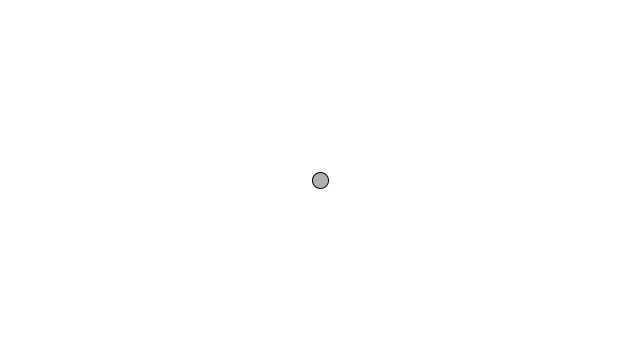
Frame 1 (no input)
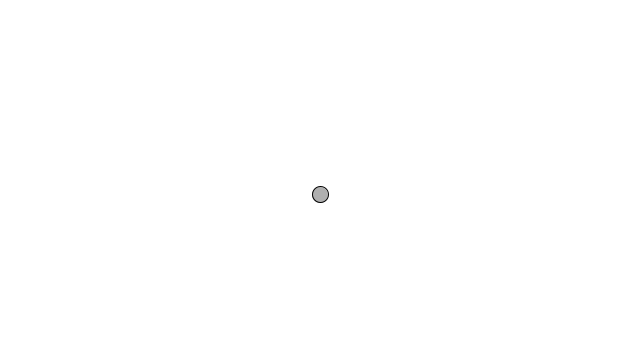
Frame 60 (the mouse pressed at the canvas centre just before this capture)
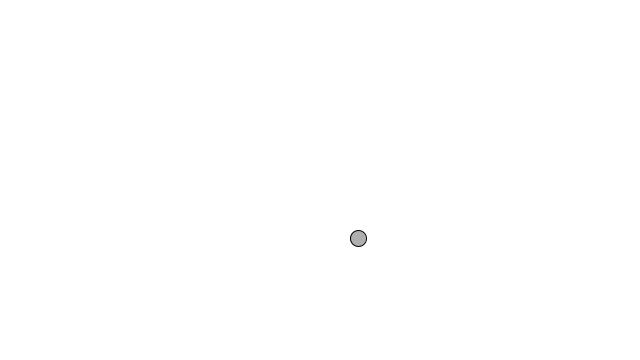
Frame 120 (the mouse held since frame 60 and released just before this capture)

The Processing sketch that drew these frames (run headless with seeded random() and noise(); from frame 60 on, the mouse is pressed at the canvas centre):

// Processing sketch: build
// ── build.pde
class Mover {

  PVector location;
  PVector velocity;
  PVector acceleration;

  Mover() {
    location = new PVector(width/2, height/2);
    velocity = new PVector(0, 0);
    acceleration = new PVector(0, 0);
  }

  void update() {
    velocity.add(acceleration);
    location.add(velocity);
    // Reset acceleration
    acceleration.mult(0);
  }

  void applyForce(PVector f) {
    // Accumulate forces
    acceleration.add(f);
  }

  void display() {
    stroke(0);
    fill(175);
    ellipse(location.x, location.y, 16, 16);
  }

  void checkEdges() {
    if (location.x > width) {
      location.x = width;
      velocity.x *= -1;
    } else if (location.x < 0) {
      location.x = 0;
      velocity.x *= -1;
    }
    if (location.y > height) {
      location.y = height;
      velocity.y *= -1;
    }
  }

}


// Declare the Mover object
Mover m;

void setup() {
  size(640, 360);
  m = new Mover();
}

void draw() {

  background(255);

  PVector gravity = new PVector(0, 0.3);
  m.applyForce(gravity);

  if (mousePressed) {
    PVector wind = new PVector(0.5, 0);
    m.applyForce(wind);
  }

  if(keyPressed) {
    PVector friction = new PVector(-0.01, -0.03);
    m.applyForce(friction);
  }

  m.update();
  m.checkEdges();
  m.display();

}
